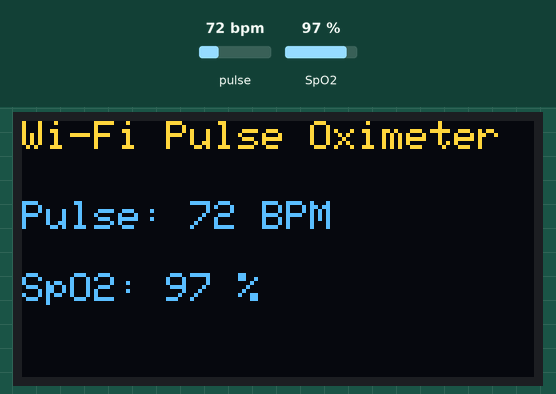
The sketch below on a simulated ESP8266 (NodeMCU). On the bench: 128×64 one-colour display. The inputs (shaded band) are chosen by the test bench; at power-on: pulse 72 bpm, SpO2 97 %. The OLED is the two-colour kind (top 16 rows yellow); WiFi joins after 1.5 s; servers stay silent unless stated; what the sketch prints to the serial monitor is not drawn.

Above: at 3.6 s.
3.7 s: pulse set to 42 bpm
At 4.3 s:
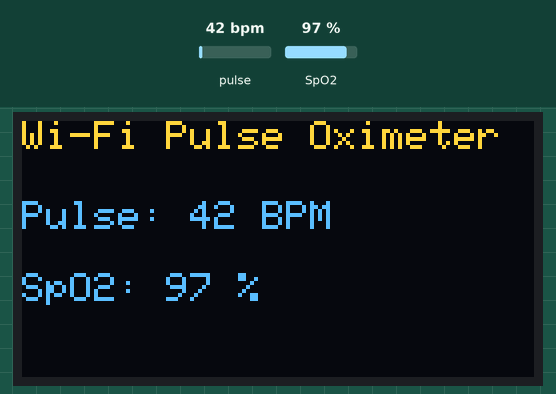
5.5 s: SpO2 set to 80 %
At 7.1 s:
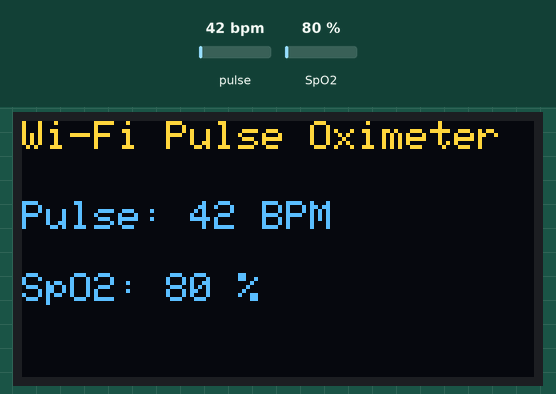
7.5 s: pulse set to 70 bpm
At 8.6 s:
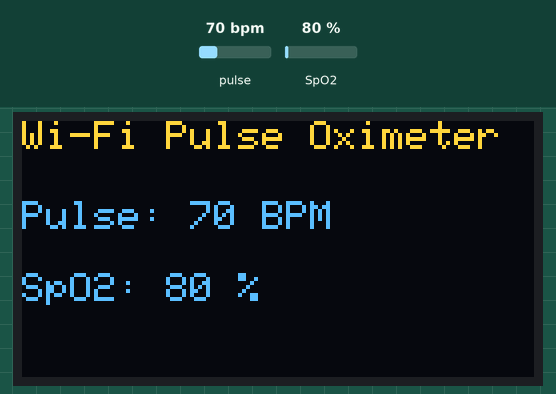
9.5 s: SpO2 set to 85 %
Timing chart, 0 to 12.5 s (numbered marks = the images above; inputs shaded):
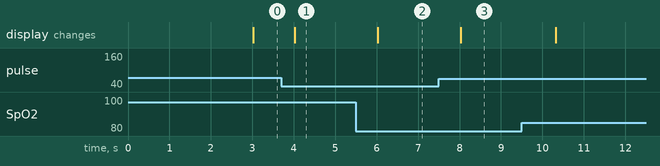

Measured:
- after the input at 3.7 s, the display: changes after 0.33 s (image 1)
- after the input at 5.5 s, the display: changes after 0.53 s (image 2)
- after the input at 7.5 s, the display: changes after 0.53 s (image 3)

The sketch:

PulseOximeter.ino
```cpp
/*
  Wi-Fi pulse oximeter — educational prototype
  ESP8266 + MAX30100 + I2C OLED + Blynk

  Maintained by Sai Tanveesh.
  Reworked from the repository's earlier tutorial-based example.
  See docs/PROVENANCE.md before reuse or redistribution.

  Not a medical device. Not suitable for clinical decisions.
*/

// Copy secrets.example.h to secrets.h and supply your own values.
// The actual secrets.h must never be committed.
#include "secrets.h"

#include <Arduino.h>
#include <Wire.h>
#include <Adafruit_GFX.h>
#include <ESP8266WiFi.h>
#include <BlynkSimpleEsp8266.h>
#include <MAX30100_PulseOximeter.h>
#include <OakOLED.h>

namespace {
constexpr uint32_t kReportPeriodMs = 1000;
constexpr uint32_t kReconnectPeriodMs = 10000;
constexpr uint32_t kBlynkConnectTimeoutMs = 100;

PulseOximeter sensor;
OakOLED display;
uint32_t lastReportMs = 0;
uint32_t lastReconnectMs = 0;

bool validReading(float bpm, float spo2) {
  // Reject the sensor's uninitialized/empty readings, not medical conditions.
  return bpm > 0.0f && spo2 > 0.0f && spo2 <= 100.0f;
}

void showReadings(float bpm, float spo2, bool valid) {
  display.clearDisplay();
  display.setTextSize(1);
  display.setTextColor(1);
  display.setCursor(0, 0);
  display.println("Wi-Fi Pulse Oximeter");

  display.setCursor(0, 20);
  display.print("Pulse: ");
  if (valid) {
    display.print(bpm, 0);
    display.println(" BPM");
  } else {
    display.println("-- BPM");
  }

  display.setCursor(0, 38);
  display.print("SpO2: ");
  if (valid) {
    display.print(spo2, 0);
    display.println(" %");
  } else {
    display.println("-- %");
  }
  display.display();
}

void serviceCloud(uint32_t now) {
  if (WiFi.status() != WL_CONNECTED) {
    return;
  }

  if (Blynk.connected()) {
    Blynk.run();
    return;
  }

  if (now - lastReconnectMs >= kReconnectPeriodMs) {
    lastReconnectMs = now;
    // A short attempt lets local sampling continue without Blynk connectivity.
    Blynk.connect(kBlynkConnectTimeoutMs);
  }
}
}  // namespace

void setup() {
  Serial.begin(115200);

  // ESP8266 NodeMCU: D2 = SDA, D1 = SCL. Shared with the OLED.
  Wire.begin(D2, D1);
  display.begin();
  showReadings(0, 0, false);

  if (!sensor.begin()) {
    Serial.println("MAX30100 initialization failed; check I2C wiring.");
    display.clearDisplay();
    display.setCursor(0, 0);
    display.println("Sensor init failed");
    display.display();
    while (true) {
      delay(1000);
    }
  }

  WiFi.mode(WIFI_STA);
  WiFi.begin(WIFI_SSID, WIFI_PASSWORD);
  Blynk.config(BLYNK_AUTH_TOKEN);
  Serial.println("MAX30100 ready; local readings available without cloud.");
}

void loop() {
  // MAX30100 processing must run frequently; avoid blocking delays here.
  sensor.update();

  const uint32_t now = millis();
  serviceCloud(now);
  if (now - lastReportMs < kReportPeriodMs) {
    return;
  }
  lastReportMs = now;

  const float bpm = sensor.getHeartRate();
  const float spo2 = sensor.getSpO2();
  const bool valid = validReading(bpm, spo2);

  showReadings(bpm, spo2, valid);
  if (!valid) {
    Serial.println("Waiting for a stable sensor reading");
    return;
  }

  Serial.print("Pulse: ");
  Serial.print(bpm);
  Serial.print(" BPM | SpO2: ");
  Serial.print(spo2);
  Serial.println(" %");

  if (Blynk.connected()) {
    Blynk.virtualWrite(V7, bpm);
    Blynk.virtualWrite(V8, spo2);
  }
}
```

secrets.example.h
```cpp
#pragma once

// Copy this file to secrets.h in the same folder, then replace the examples.
// NEVER commit secrets.h: it can contain a real Wi-Fi password and device token.
#define BLYNK_TEMPLATE_ID "TMPL_REPLACE_WITH_YOUR_ID"
#define BLYNK_TEMPLATE_NAME "WiFi Pulse Oximeter"
#define BLYNK_AUTH_TOKEN "REPLACE_WITH_NEW_DEVICE_TOKEN"
#define WIFI_SSID "YOUR_WIFI_NAME"
#define WIFI_PASSWORD "YOUR_WIFI_PASSWORD"
```
